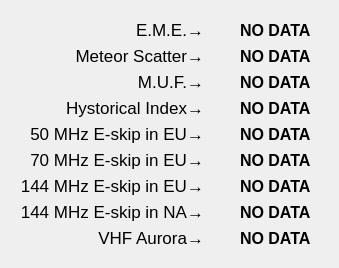
                   <widget class="QWidget" name="widget_20" native="true">
                    <property name="sizePolicy">
                     <sizepolicy hsizetype="Preferred" vsizetype="Expanding">
                      <horstretch>0</horstretch>
                      <verstretch>0</verstretch>
                     </sizepolicy>
                    </property>
                    <layout class="QHBoxLayout" name="horizontalLayout_44">
                     <item>
                      <widget class="FixedAspectRatioWidget" name="space_weather_label_name_container" native="true">
                       <property name="sizePolicy">
                        <sizepolicy hsizetype="Preferred" vsizetype="Preferred">
                         <horstretch>0</horstretch>
                         <verstretch>0</verstretch>
                        </sizepolicy>
                       </property>
                       <property name="layoutDirection">
                        <enum>Qt::LeftToRight</enum>
                       </property>
                       <property name="styleSheet">
                        <string notr="true"/>
                       </property>
                       <layout class="QVBoxLayout" name="verticalLayout_14">
                        <item>
                         <widget class="FixedAspectRatioLabel" name="eme_lbl">
                          <property name="sizePolicy">
                           <sizepolicy hsizetype="Preferred" vsizetype="Preferred">
                            <horstretch>0</horstretch>
                            <verstretch>0</verstretch>
                           </sizepolicy>
                          </property>
                          <property name="font">
                           <font>
                            <pointsize>13</pointsize>
                            <italic>false</italic>
                           </font>
                          </property>
                          <property name="layoutDirection">
                           <enum>Qt::LeftToRight</enum>
                          </property>
                          <property name="text">
                           <string>E.M.E.→</string>
                          </property>
                          <property name="alignment">
                           <set>Qt::AlignRight|Qt::AlignTrailing|Qt::AlignVCenter</set>
                          </property>
                          <property name="margin">
                           <number>15</number>
                          </property>
                         </widget>
                        </item>
                        <item>
                         <widget class="FixedAspectRatioLabel" name="ms_lbl">
                          <property name="sizePolicy">
                           <sizepolicy hsizetype="Preferred" vsizetype="Preferred">
                            <horstretch>0</horstretch>
                            <verstretch>0</verstretch>
                           </sizepolicy>
                          </property>
                          <property name="font">
                           <font>
                            <pointsize>13</pointsize>
                            <italic>false</italic>
                           </font>
                          </property>
                          <property name="layoutDirection">
                           <enum>Qt::LeftToRight</enum>
                          </property>
                          <property name="text">
                           <string>Meteor Scatter→</string>
                          </property>
                          <property name="alignment">
                           <set>Qt::AlignRight|Qt::AlignTrailing|Qt::AlignVCenter</set>
                          </property>
                          <property name="margin">
                           <number>15</number>
                          </property>
                         </widget>
                        </item>
                        <item>
                         <widget class="FixedAspectRatioLabel" name="muf_lbl">
                          <property name="sizePolicy">
                           <sizepolicy hsizetype="Preferred" vsizetype="Preferred">
                            <horstretch>0</horstretch>
                            <verstretch>0</verstretch>
                           </sizepolicy>
                          </property>
                          <property name="font">
                           <font>
                            <pointsize>13</pointsize>
                            <italic>false</italic>
                           </font>
                          </property>
                          <property name="layoutDirection">
                           <enum>Qt::LeftToRight</enum>
                          </property>
                          <property name="text">
                           <string>M.U.F.→</string>
                          </property>
                          <property name="alignment">
                           <set>Qt::AlignRight|Qt::AlignTrailing|Qt::AlignVCenter</set>
                          </property>
                          <property name="margin">
                           <number>15</number>
                          </property>
                         </widget>
                        </item>
                        <item>
                         <widget class="FixedAspectRatioLabel" name="hi_lbl">
                          <property name="sizePolicy">
                           <sizepolicy hsizetype="Preferred" vsizetype="Preferred">
                            <horstretch>0</horstretch>
                            <verstretch>0</verstretch>
                           </sizepolicy>
                          </property>
                          <property name="font">
                           <font>
                            <pointsize>13</pointsize>
                            <italic>false</italic>
                           </font>
                          </property>
                          <property name="layoutDirection">
                           <enum>Qt::LeftToRight</enum>
                          </property>
                          <property name="text">
                           <string>Hystorical Index→</string>
                          </property>
                          <property name="alignment">
                           <set>Qt::AlignRight|Qt::AlignTrailing|Qt::AlignVCenter</set>
                          </property>
                          <property name="margin">
                           <number>15</number>
                          </property>
                         </widget>
                        </item>
                        <item>
                         <widget class="FixedAspectRatioLabel" name="eu50_lbl">
                          <property name="sizePolicy">
                           <sizepolicy hsizetype="Preferred" vsizetype="Preferred">
                            <horstretch>0</horstretch>
                            <verstretch>0</verstretch>
                           </sizepolicy>
                          </property>
                          <property name="font">
                           <font>
                            <pointsize>13</pointsize>
                            <italic>false</italic>
                           </font>
                          </property>
                          <property name="layoutDirection">
                           <enum>Qt::LeftToRight</enum>
                          </property>
                          <property name="frameShape">
                           <enum>QFrame::NoFrame</enum>
                          </property>
                          <property name="text">
                           <string>50 MHz E-skip in EU→</string>
                          </property>
                          <property name="alignment">
                           <set>Qt::AlignRight|Qt::AlignTrailing|Qt::AlignVCenter</set>
                          </property>
                          <property name="margin">
                           <number>15</number>
                          </property>
                         </widget>
                        </item>
                        <item>
                         <widget class="FixedAspectRatioLabel" name="eu70_lbl">
                          <property name="sizePolicy">
                           <sizepolicy hsizetype="Preferred" vsizetype="Preferred">
                            <horstretch>0</horstretch>
                            <verstretch>0</verstretch>
                           </sizepolicy>
                          </property>
                          <property name="font">
                           <font>
                            <pointsize>13</pointsize>
                            <italic>false</italic>
                           </font>
                          </property>
                          <property name="layoutDirection">
                           <enum>Qt::LeftToRight</enum>
                          </property>
                          <property name="text">
                           <string>70 MHz E-skip in EU→</string>
                          </property>
                          <property name="alignment">
                           <set>Qt::AlignRight|Qt::AlignTrailing|Qt::AlignVCenter</set>
                          </property>
                          <property name="margin">
                           <number>15</number>
                          </property>
                         </widget>
                        </item>
                        <item>
                         <widget class="FixedAspectRatioLabel" name="eu144_lbl">
                          <property name="sizePolicy">
                           <sizepolicy hsizetype="Preferred" vsizetype="Preferred">
                            <horstretch>0</horstretch>
                            <verstretch>0</verstretch>
                           </sizepolicy>
                          </property>
                          <property name="font">
                           <font>
                            <pointsize>13</pointsize>
                            <italic>false</italic>
                           </font>
                          </property>
                          <property name="layoutDirection">
                           <enum>Qt::LeftToRight</enum>
                          </property>
                          <property name="text">
                           <string>144 MHz E-skip in EU→</string>
                          </property>
                          <property name="alignment">
                           <set>Qt::AlignRight|Qt::AlignTrailing|Qt::AlignVCenter</set>
                          </property>
                          <property name="margin">
                           <number>15</number>
                          </property>
                         </widget>
                        </item>
                        <item>
                         <widget class="FixedAspectRatioLabel" name="na_lbl">
                          <property name="sizePolicy">
                           <sizepolicy hsizetype="Preferred" vsizetype="Preferred">
                            <horstretch>0</horstretch>
                            <verstretch>0</verstretch>
                           </sizepolicy>
                          </property>
                          <property name="font">
                           <font>
                            <pointsize>13</pointsize>
                            <italic>false</italic>
                           </font>
                          </property>
                          <property name="layoutDirection">
                           <enum>Qt::LeftToRight</enum>
                          </property>
                          <property name="text">
                           <string>144 MHz E-skip in NA→</string>
                          </property>
                          <property name="alignment">
                           <set>Qt::AlignRight|Qt::AlignTrailing|Qt::AlignVCenter</set>
                          </property>
                          <property name="margin">
                           <number>15</number>
                          </property>
                         </widget>
                        </item>
                        <item>
                         <widget class="FixedAspectRatioLabel" name="aurora_lbl">
                          <property name="sizePolicy">
                           <sizepolicy hsizetype="Preferred" vsizetype="Preferred">
                            <horstretch>0</horstretch>
                            <verstretch>0</verstretch>
                           </sizepolicy>
                          </property>
                          <property name="font">
                           <font>
                            <pointsize>13</pointsize>
                            <italic>false</italic>
                           </font>
                          </property>
                          <property name="layoutDirection">
                           <enum>Qt::LeftToRight</enum>
                          </property>
                          <property name="text">
                           <string>VHF Aurora→</string>
                          </property>
                          <property name="alignment">
                           <set>Qt::AlignRight|Qt::AlignTrailing|Qt::AlignVCenter</set>
                          </property>
                          <property name="margin">
                           <number>15</number>
                          </property>
                         </widget>
                        </item>
                       </layout>
                      </widget>
                     </item>
                     <item>
                      <widget class="FixedAspectRatioWidget" name="space_weather_label_container" native="true">
                       <property name="sizePolicy">
                        <sizepolicy hsizetype="Preferred" vsizetype="Preferred">
                         <horstretch>0</horstretch>
                         <verstretch>0</verstretch>
                        </sizepolicy>
                       </property>
                       <layout class="QVBoxLayout" name="verticalLayout_10">
                        <item>
                         <widget class="FixedAspectRatioLabel" name="space_weather_lbl_0">
                          <property name="sizePolicy">
                           <sizepolicy hsizetype="Preferred" vsizetype="Preferred">
                            <horstretch>0</horstretch>
                            <verstretch>0</verstretch>
                           </sizepolicy>
                          </property>
                          <property name="font">
                           <font>
                            <pointsize>12</pointsize>
                            <weight>75</weight>
                            <bold>true</bold>
                           </font>
                          </property>
                          <property name="focusPolicy">
                           <enum>Qt::NoFocus</enum>
                          </property>
                          <property name="styleSheet">
                           <string notr="true"/>
                          </property>
                          <property name="text">
                           <string>NO DATA  </string>
                          </property>
                          <property name="alignment">
                           <set>Qt::AlignLeading|Qt::AlignLeft|Qt::AlignVCenter</set>
                          </property>
                          <property name="margin">
                           <number>0</number>
                          </property>
                          <property name="indent">
                           <number>12</number>
                          </property>
                         </widget>
                        </item>
                        <item>
                         <widget class="FixedAspectRatioLabel" name="space_weather_lbl_1">
                          <property name="sizePolicy">
                           <sizepolicy hsizetype="Preferred" vsizetype="Preferred">
                            <horstretch>0</horstretch>
                            <verstretch>0</verstretch>
                           </sizepolicy>
                          </property>
                          <property name="font">
                           <font>
                            <pointsize>12</pointsize>
                            <weight>75</weight>
                            <bold>true</bold>
                           </font>
                          </property>
                          <property name="styleSheet">
                           <string notr="true"/>
                          </property>
                          <property name="text">
                           <string>NO DATA  </string>
                          </property>
                          <property name="alignment">
                           <set>Qt::AlignLeading|Qt::AlignLeft|Qt::AlignVCenter</set>
                          </property>
                          <property name="indent">
                           <number>12</number>
                          </property>
                         </widget>
                        </item>
                        <item>
                         <widget class="FixedAspectRatioLabel" name="space_weather_lbl_2">
                          <property name="sizePolicy">
                           <sizepolicy hsizetype="Preferred" vsizetype="Preferred">
                            <horstretch>0</horstretch>
                            <verstretch>0</verstretch>
                           </sizepolicy>
                          </property>
                          <property name="font">
                           <font>
                            <pointsize>12</pointsize>
                            <weight>75</weight>
                            <bold>true</bold>
                           </font>
                          </property>
                          <property name="styleSheet">
                           <string notr="true"/>
                          </property>
                          <property name="text">
                           <string>NO DATA  </string>
                          </property>
                          <property name="alignment">
                           <set>Qt::AlignLeading|Qt::AlignLeft|Qt::AlignVCenter</set>
                          </property>
                          <property name="indent">
                           <number>12</number>
                          </property>
                         </widget>
                        </item>
                        <item>
                         <widget class="FixedAspectRatioLabel" name="space_weather_lbl_3">
                          <property name="sizePolicy">
                           <sizepolicy hsizetype="Preferred" vsizetype="Preferred">
                            <horstretch>0</horstretch>
                            <verstretch>0</verstretch>
                           </sizepolicy>
                          </property>
                          <property name="font">
                           <font>
                            <pointsize>12</pointsize>
                            <weight>75</weight>
                            <bold>true</bold>
                           </font>
                          </property>
                          <property name="styleSheet">
                           <string notr="true"/>
                          </property>
                          <property name="text">
                           <string>NO DATA  </string>
                          </property>
                          <property name="alignment">
                           <set>Qt::AlignLeading|Qt::AlignLeft|Qt::AlignVCenter</set>
                          </property>
                          <property name="indent">
                           <number>12</number>
                          </property>
                         </widget>
                        </item>
                        <item>
                         <widget class="FixedAspectRatioLabel" name="space_weather_lbl_4">
                          <property name="sizePolicy">
                           <sizepolicy hsizetype="Preferred" vsizetype="Preferred">
                            <horstretch>0</horstretch>
                            <verstretch>0</verstretch>
                           </sizepolicy>
                          </property>
                          <property name="font">
                           <font>
                            <pointsize>12</pointsize>
                            <weight>75</weight>
                            <bold>true</bold>
                           </font>
                          </property>
                          <property name="styleSheet">
                           <string notr="true"/>
                          </property>
                          <property name="text">
                           <string>NO DATA  </string>
                          </property>
                          <property name="alignment">
                           <set>Qt::AlignLeading|Qt::AlignLeft|Qt::AlignVCenter</set>
                          </property>
                          <property name="indent">
                           <number>12</number>
                          </property>
                         </widget>
                        </item>
                        <item>
                         <widget class="FixedAspectRatioLabel" name="space_weather_lbl_5">
                          <property name="sizePolicy">
                           <sizepolicy hsizetype="Preferred" vsizetype="Preferred">
                            <horstretch>0</horstretch>
                            <verstretch>0</verstretch>
                           </sizepolicy>
                          </property>
                          <property name="font">
                           <font>
                            <pointsize>12</pointsize>
                            <weight>75</weight>
                            <bold>true</bold>
                           </font>
                          </property>
                          <property name="styleSheet">
                           <string notr="true"/>
                          </property>
                          <property name="text">
                           <string>NO DATA  </string>
                          </property>
                          <property name="alignment">
                           <set>Qt::AlignLeading|Qt::AlignLeft|Qt::AlignVCenter</set>
                          </property>
                          <property name="indent">
                           <number>12</number>
                          </property>
                         </widget>
                        </item>
                        <item>
                         <widget class="FixedAspectRatioLabel" name="space_weather_lbl_6">
                          <property name="sizePolicy">
                           <sizepolicy hsizetype="Preferred" vsizetype="Preferred">
                            <horstretch>0</horstretch>
                            <verstretch>0</verstretch>
                           </sizepolicy>
                          </property>
                          <property name="font">
                           <font>
                            <pointsize>12</pointsize>
                            <weight>75</weight>
                            <bold>true</bold>
                           </font>
                          </property>
                          <property name="styleSheet">
                           <string notr="true"/>
                          </property>
                          <property name="text">
                           <string>NO DATA  </string>
                          </property>
                          <property name="alignment">
                           <set>Qt::AlignLeading|Qt::AlignLeft|Qt::AlignVCenter</set>
                          </property>
                          <property name="indent">
                           <number>12</number>
                          </property>
                         </widget>
                        </item>
                        <item>
                         <widget class="FixedAspectRatioLabel" name="space_weather_lbl_7">
                          <property name="sizePolicy">
                           <sizepolicy hsizetype="Preferred" vsizetype="Preferred">
                            <horstretch>0</horstretch>
                            <verstretch>0</verstretch>
                           </sizepolicy>
                          </property>
                          <property name="font">
                           <font>
                            <pointsize>12</pointsize>
                            <weight>75</weight>
                            <bold>true</bold>
                           </font>
                          </property>
                          <property name="styleSheet">
                           <string notr="true"/>
                          </property>
                          <property name="text">
                           <string>NO DATA  </string>
                          </property>
                          <property name="alignment">
                           <set>Qt::AlignLeading|Qt::AlignLeft|Qt::AlignVCenter</set>
                          </property>
                          <property name="indent">
                           <number>12</number>
                          </property>
                         </widget>
                        </item>
                        <item>
                         <widget class="FixedAspectRatioLabel" name="space_weather_lbl_8">
                          <property name="sizePolicy">
                           <sizepolicy hsizetype="Preferred" vsizetype="Preferred">
                            <horstretch>0</horstretch>
                            <verstretch>0</verstretch>
                           </sizepolicy>
                          </property>
                          <property name="font">
                           <font>
                            <pointsize>12</pointsize>
                            <weight>75</weight>
                            <bold>true</bold>
                           </font>
                          </property>
                          <property name="styleSheet">
                           <string notr="true"/>
                          </property>
                          <property name="text">
                           <string>NO DATA  </string>
                          </property>
                          <property name="alignment">
                           <set>Qt::AlignLeading|Qt::AlignLeft|Qt::AlignVCenter</set>
                          </property>
                          <property name="indent">
                           <number>12</number>
                          </property>
                         </widget>
                        </item>
                       </layout>
                      </widget>
                     </item>
                    </layout>
                   </widget>
